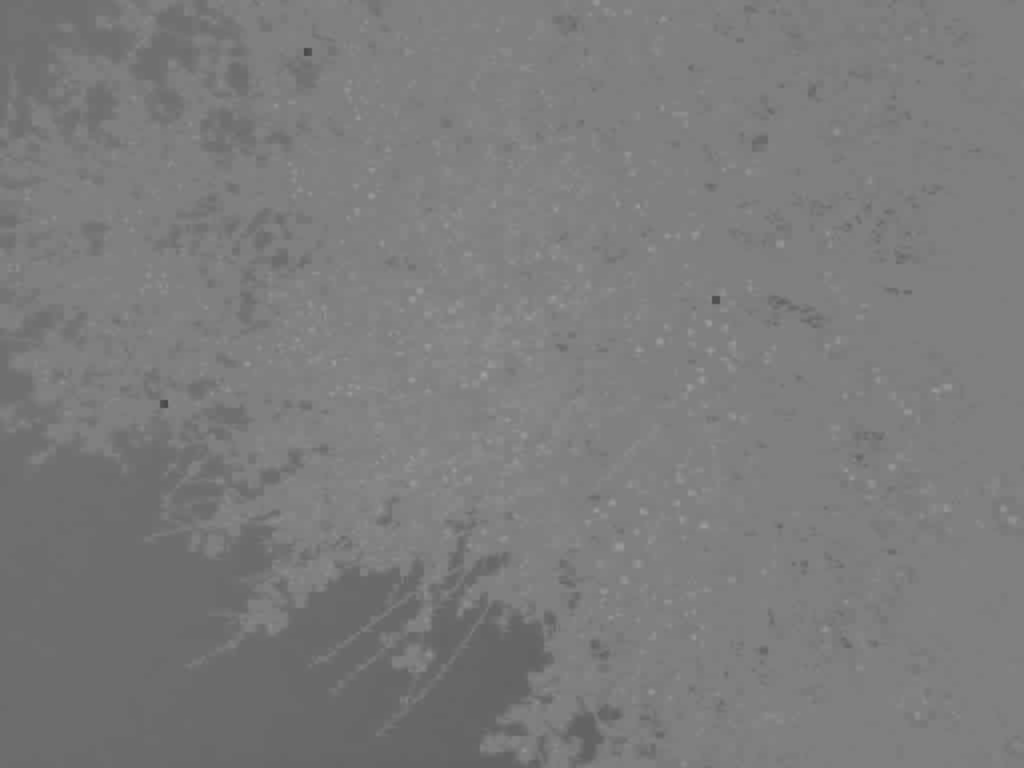
#> input picture THE2/Cb.png, 2048 x 1536 px (shown at 1/2 size)
$ python -i the2.py   (imports and definitions only)
#> lines starting #> are read from the running program, lines starting #| are printed output that depends on the picture
import cv2, os, math, cmath
import numpy as np
from pathlib import Path
__author__ = "Can Karagedik"
__mail__ = "loyalvita@gmail.com"

# [1 line not run here, left out]
def create_output_path(output_path):
    output_path = Path(output_path)
    # Create the output paths if it do not exist.
    output_path.mkdir(parents=True, exist_ok=True)
    """
    if not os.path.exists( output_path):
        os.mkdir(output_path)

        print("Directory ", output_path,  " Created")
    else:
        print("Directory ", output_path, " already exists")
    """

# [98 lines left out: functions DFT, part1, findPixelCoordinates, not called in this run]

def passFilter(image, filtertype, radius = 100):
    number_of_rows = image.shape[0]
    number_of_columns = image.shape[1]

    highPass_filter = np.ones((number_of_rows, number_of_columns), np.uint8)
    #radius = 100
    x_center, y_center = number_of_rows//2 ,number_of_columns//2
    x, y = np.ogrid[ :number_of_rows, :number_of_columns]
    if filtertype == "Highpass":
        circle_row, circle_column = np.where((x - x_center)**2 + (y - y_center )**2 <= radius**2 )
    elif filtertype == "Lowpass":
        circle_row, circle_column = np.where((x - x_center)**2 + (y - y_center )**2 >= radius**2 )
    highPass_filter[circle_row, circle_column] = 0

    return image * highPass_filter

def boxFilter(image, targetpixel, size):
    number_of_rows = image.shape[0]
    number_of_columns = image.shape[1]
    boxFilter = np.ones((number_of_rows, number_of_columns), np.uint8)
    boxFilter[targetpixel[0]-((size[0]-1)//2) : targetpixel[0]+((size[0]-1)//2),targetpixel[1]-((size[1]-1)//2) : targetpixel[1]+1+((size[1]-1)//2)] = 0
    return image * boxFilter

# [12 lines left out: function bandRejectFilter, not called in this run]

def enhance_3(path_to_3, output_path):
    # Read the input image
#> called with path_to_3 = 'Cb.png', output_path = 'out.png'
    img = cv2.imread(path_to_3)
#> img is the input picture: shape (1536, 2048, 3); min 71, max 164, mean 123.9
    create_output_path(output_path)
    #img = cv2.resize(img, (480,480), interpolation= cv2.INTER_LINEAR)
    number_of_rows = img.shape[0]
#> number_of_rows = 1536
    number_of_columns = img.shape[1]
#> number_of_columns = 2048
    (B, G, R) = cv2.split(img)

    Bfourier = np.fft.fft2(B)
    Bshifted = np.fft.fftshift(Bfourier)# Shift the zero-frequency component to the center of the spectrum.
    Gfourier = np.fft.fft2(G)
    Gshifted = np.fft.fftshift(Gfourier)
    Rfourier = np.fft.fft2(R)
    Rshifted = np.fft.fftshift(Rfourier)
    # Click pixel and learn its pixel location
    #cv2.imshow("B Frequency Domain", Btransformed)
    #cv2.setMouseCallback("B Frequency Domain",findPixelCoordinates)

    # RED CHANNEL
    Rfiltered = passFilter(Rshifted,"Lowpass", 120)
    #Rfiltered = bandRejectFilter(Rfiltered, (14,18))
    Rfiltered = boxFilter(Rfiltered,(number_of_rows//2,number_of_columns//4),(5,number_of_rows//2 -30))  # left horizontal line
    Rfiltered = boxFilter(Rfiltered,(number_of_rows//4,number_of_columns//2),(number_of_columns//2 -15 ,5))  # upper vertical line
    Rfiltered = boxFilter(Rfiltered,(int(number_of_rows*3/4),number_of_columns//2),(number_of_columns//2 -15 ,5))  # bottom vertical line
    Rfiltered = boxFilter(Rfiltered,(number_of_rows//2,int(number_of_columns*3/4)),(5,number_of_rows//2 -30))  # right horizontal line
    # BLUE CHANNEL
    Bfiltered = passFilter(Bshifted,"Lowpass", 120)
    #Bfiltered = bandRejectFilter(Bfiltered, (14,18))
    Bfiltered = boxFilter(Bfiltered,(number_of_rows//2,number_of_columns//4),(4,number_of_rows//2 -30)) # left horizontal line
    Bfiltered = boxFilter(Bfiltered,(number_of_rows//4,number_of_columns//2),(number_of_columns//2 -15 ,2))  # upper vertical line
    Bfiltered = boxFilter(Bfiltered,(int(number_of_rows*3/4),number_of_columns//2),(number_of_columns//2 -15 ,2))  # bottom vertical line
    Bfiltered = boxFilter(Bfiltered,(number_of_rows//2,int(number_of_columns*3/4)),(4,number_of_rows//2 -30))  # right horizontal line
    # GREEN CHANNEL
    Gfiltered = passFilter(Gshifted,"Lowpass", 120)
    #Gfiltered = bandRejectFilter(Gfiltered, (14,18))
    Gfiltered = boxFilter(Gfiltered,(number_of_rows//2,number_of_columns//4),(4,number_of_rows//2 -30))  # left horizontal line
    Gfiltered = boxFilter(Gfiltered,(number_of_rows//4,number_of_columns//2),(number_of_columns//2 -15 ,2))  # upper vertical line
    Gfiltered = boxFilter(Gfiltered,(int(number_of_rows*3/4),number_of_columns//2),(number_of_columns//2 -15 ,2))  # bottom vertical line
    Gfiltered = boxFilter(Gfiltered,(number_of_rows//2,int(number_of_columns*3/4)),(4,number_of_rows//2 -30))  # right horizontal line
    """
    Bmagnitude = 20*np.log(np.abs(Bfiltered)) #only for visualizing purposes
    Btransformed = np.asarray(Bmagnitude, np.uint8)
    Gmagnitude = 20*np.log(np.abs(Gfiltered)) #only for visualizing purposes
    Gtransformed = np.asarray(Gmagnitude, np.uint8)
    Rmagnitude = 20*np.log(np.abs(Rfiltered)) #only for visualizing purposes
    Rtransformed = np.asarray(Rmagnitude, np.uint8)
    filtered = np.concatenate((Btransformed,Gtransformed,Rtransformed),1)
    cv2.imshow("All Filtered", filtered)
    cv2.imwrite(output_path+"/3Filtered.png", filtered)
    """
    # Apply inverse shift
    Breshifted = np.fft.ifftshift(Bfiltered)
    Greshifted = np.fft.ifftshift(Gfiltered)
    Rreshifted = np.fft.ifftshift(Rfiltered)
    # Return to spatial domain using Inverse Fourier Transformation
    Binversefourier = np.fft.ifft2(Breshifted)
    Binversefourier = np.abs(Binversefourier)
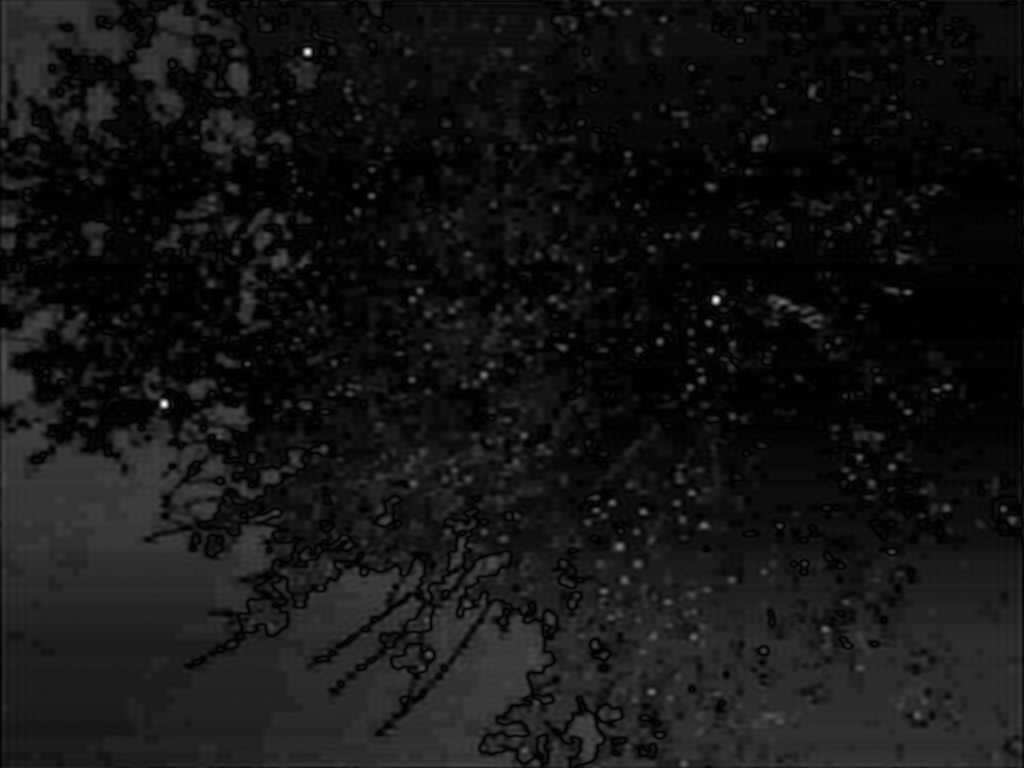
#> Binversefourier: shape (1536, 2048) float64 (shown at 1/2 size); min 1.14e-06, max 66.9, mean 5.4; drawn with min black and max white
    Ginversefourier = np.fft.ifft2(Greshifted)
    Ginversefourier = np.abs(Ginversefourier)
    Rinversefourier = np.fft.ifft2(Rreshifted)
    Rinversefourier = np.abs(Rinversefourier)
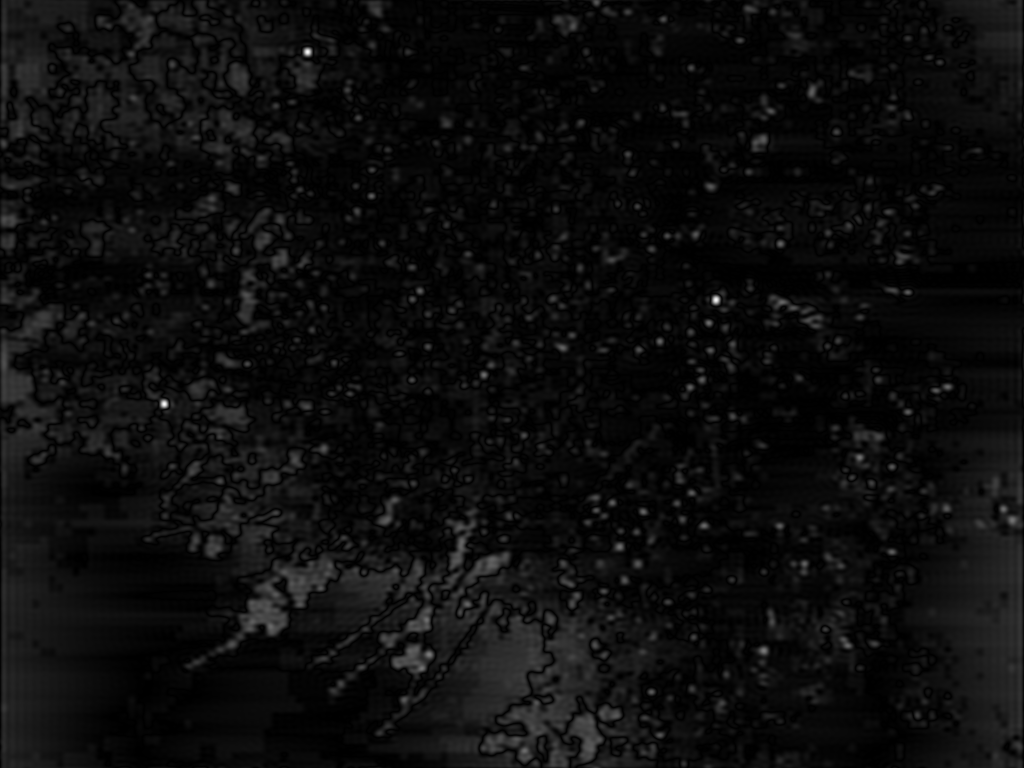
#> Rinversefourier: shape (1536, 2048) float64 (shown at 1/2 size); min 3.79e-06, max 61.56, mean 3.2; drawn with min black and max white
    # Normalize
    Binversefourier -= Binversefourier.min()
    Binversefourier = Binversefourier*255 / Binversefourier.max()
    Ginversefourier -= Ginversefourier.min()
    Ginversefourier = Ginversefourier*255 / Ginversefourier.max()
    Rinversefourier -= Rinversefourier.min()
    Rinversefourier = Rinversefourier*255 / Rinversefourier.max()

    Benhanced = Binversefourier.astype(np.uint8)
    Genhanced = Ginversefourier.astype(np.uint8)
    Renhanced = Rinversefourier.astype(np.uint8)
    enhanced = cv2.merge((Benhanced,Genhanced,Renhanced))
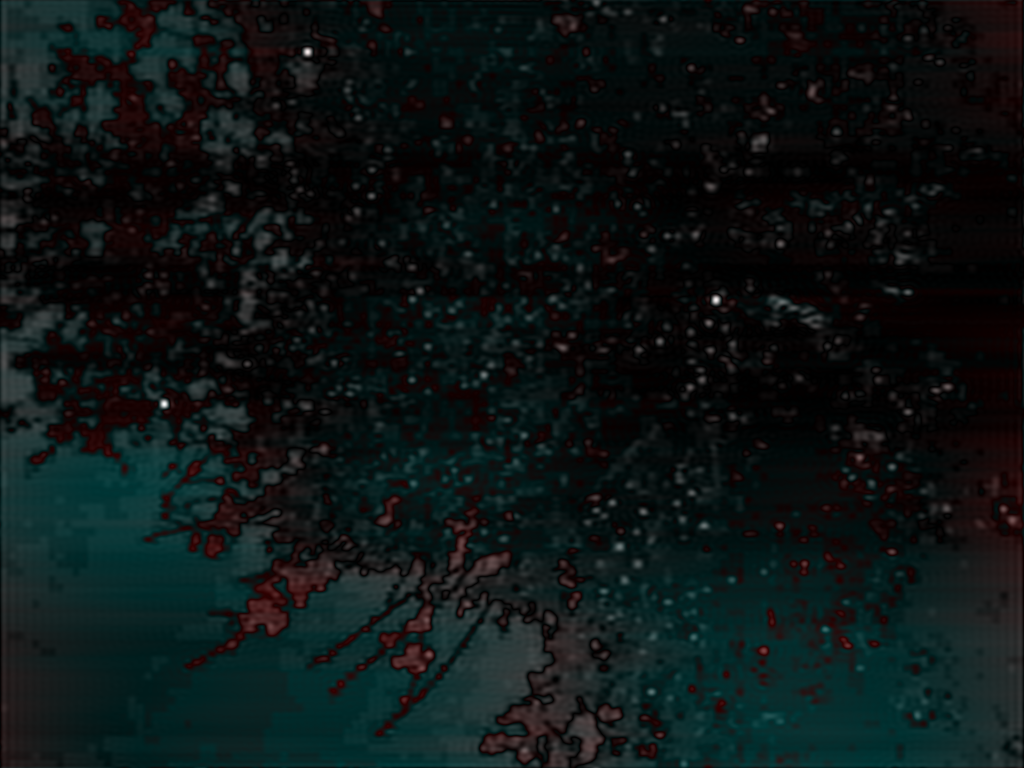
#> enhanced: shape (1536, 2048, 3) (shown at 1/2 size); mean of channels 0, 1, 2 20.1, 20.1, 12.6; drawn as B, G, R
    # [6 lines of commented-out code are left out]
    cv2.imwrite(output_path+"/Enhanced.png", enhanced)
    return  enhanced

# [622 lines left out: functions enhance_4, BGR2YCrCb, YCrCb2BGR, convolution2D, DCT, IDCT and 6 more, not called in this run]
    #cv2.imwrite("reconstructed.png",image)
"""
np.set_printoptions(suppress=True)  #If True, always print floating point numbers using fixed point notation. If False, then scientific notation is used.

directory = os.getcwd()
print("Writing outputs to: ",directory)
print("please wait until you see \"finished\" text")
part1('./THE2_Images/1.png','./THE2outputs/Part1/1/')
part1('./THE2_Images/2.png','./THE2outputs/Part1/2/')
enhance_3('./THE2_images/3.png','./THE2outputs/Part2/3/')
enhance_4('./THE2_images/4.png','./THE2outputs/Part2/4/')
the2_write('./THE2_images/5.png','./THE2_images/compression_outputs')
the2_read('./THE2_images/compression_outputs/compressed.txt')
print("finished")
"""

>>> result = enhance_3('Cb.png', 'out.png')
